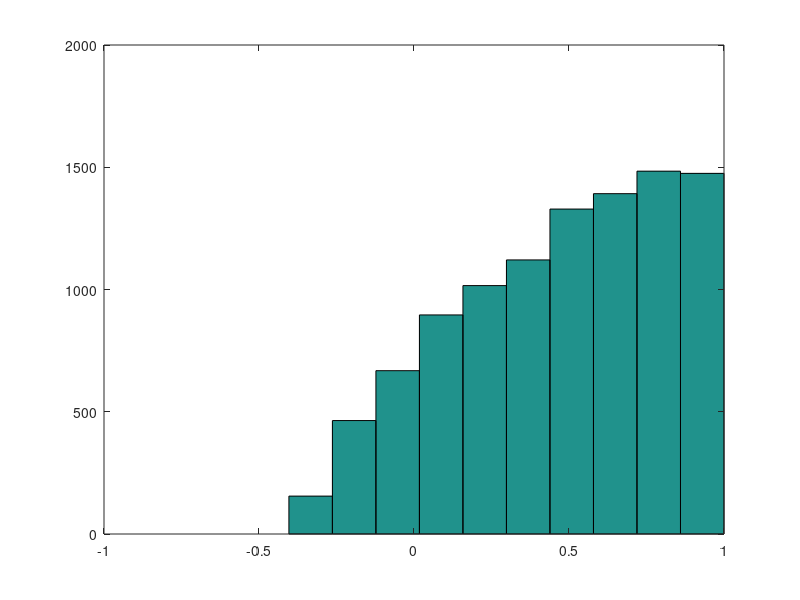

Here is the MATLAB script that generated this plot:
close all 
clear all

a=-1;
b=1;
j = 1;
       while i < 10000
           u1 = exp(-(a + (b - a) * rand));
           u2 = exp(-(a + (b - a) * rand));
           y1 = -log(u1);
           y2 = -log(u2);
           
           if y2>((y1-1)^2)/2
               z(j) = (y1) ;
               j = j + 1;
               i = i + 1;
           end
       end
       index = find(z>0.5);

%        index = find(z<=0.5);
%        z1=(z(index));
%        index1 = find(z>0.5);
%        z2=-abs(z(index1));
%        zz=[z1,z2];
       hist(z);